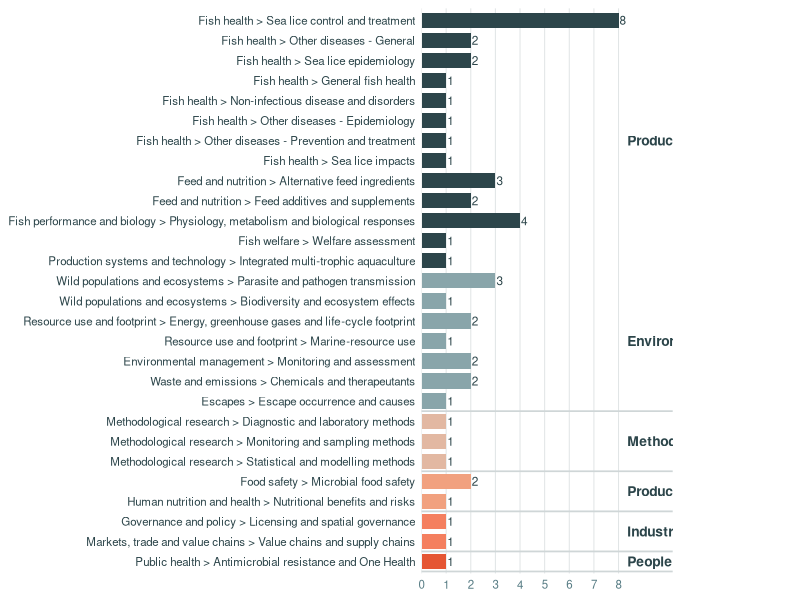
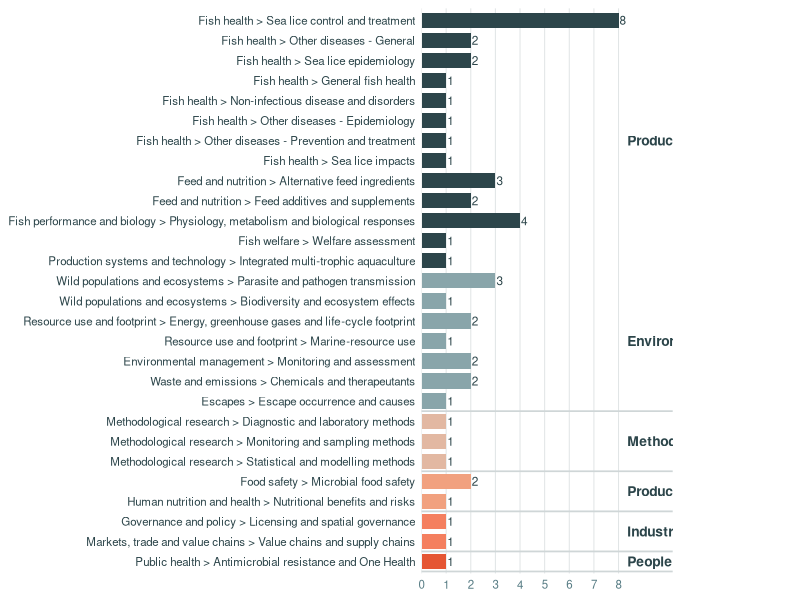

Here is the R script that generated these plots, in order:
#!/usr/bin/env Rscript

# Workflow 09 manuscript comparison figure: systematic-review topic coverage.
#
# These counts are the fixed secondary-research data supplied in the manuscript
# draft (37 systematic reviews). This figure is deliberately rendered without
# the former internal title/subtitle or bottom axis/caption text so that the
# manuscript caption provides the surrounding explanation.

required <- c("dplyr", "ggplot2", "readr", "scales", "here")
missing <- required[!vapply(required, requireNamespace, logical(1), quietly = TRUE)]
if (length(missing) > 0) stop("Install required packages: ", paste(missing, collapse = ", "))

library(dplyr)
library(ggplot2)
library(readr)
library(scales)
library(here)

out_dir <- here::here("visualisations")
dir.create(out_dir, recursive = TRUE, showWarnings = FALSE)

dat <- tibble::tribble(
  ~theme, ~topic, ~assignments,
  "Production", "Fish health > Sea lice control and treatment", 8L,
  "Production", "Fish health > Other diseases - General", 2L,
  "Production", "Fish health > Sea lice epidemiology", 2L,
  "Production", "Fish health > General fish health", 1L,
  "Production", "Fish health > Non-infectious disease and disorders", 1L,
  "Production", "Fish health > Other diseases - Epidemiology", 1L,
  "Production", "Fish health > Other diseases - Prevention and treatment", 1L,
  "Production", "Fish health > Sea lice impacts", 1L,
  "Production", "Feed and nutrition > Alternative feed ingredients", 3L,
  "Production", "Feed and nutrition > Feed additives and supplements", 2L,
  "Production", "Fish performance and biology > Physiology, metabolism and biological responses", 4L,
  "Production", "Fish welfare > Welfare assessment", 1L,
  "Production", "Production systems and technology > Integrated multi-trophic aquaculture", 1L,

  "Environment", "Wild populations and ecosystems > Parasite and pathogen transmission", 3L,
  "Environment", "Wild populations and ecosystems > Biodiversity and ecosystem effects", 1L,
  "Environment", "Resource use and footprint > Energy, greenhouse gases and life-cycle footprint", 2L,
  "Environment", "Resource use and footprint > Marine-resource use", 1L,
  "Environment", "Environmental management > Monitoring and assessment", 2L,
  "Environment", "Waste and emissions > Chemicals and therapeutants", 2L,
  "Environment", "Escapes > Escape occurrence and causes", 1L,

  "Methods", "Methodological research > Diagnostic and laboratory methods", 1L,
  "Methods", "Methodological research > Monitoring and sampling methods", 1L,
  "Methods", "Methodological research > Statistical and modelling methods", 1L,

  "Product", "Food safety > Microbial food safety", 2L,
  "Product", "Human nutrition and health > Nutritional benefits and risks", 1L,

  "Industry and governance", "Governance and policy > Licensing and spatial governance", 1L,
  "Industry and governance", "Markets, trade and value chains > Value chains and supply chains", 1L,

  "People and society", "Public health > Antimicrobial resistance and One Health", 1L
)

theme_order <- c(
  "Production", "Environment", "Methods",
  "Product", "Industry and governance", "People and society"
)

theme_cols <- c(
  "Production" = "#2c454a",
  "Environment" = "#89a5aa",
  "Methods" = "#e2b8a2",
  "Product" = "#f1a17f",
  "Industry and governance" = "#f47f5f",
  "People and society" = "#e55634"
)

dat <- dat %>%
  mutate(
    theme = factor(theme, levels = theme_order),
    row_id = row_number(),
    topic = factor(topic, levels = rev(topic))
  )

# Theme-centre positions and separators in the final top-to-bottom order.
plot_order <- dat %>% arrange(theme, row_id) %>% mutate(plot_row = rev(seq_len(n())))
theme_pos <- plot_order %>%
  group_by(theme) %>%
  summarise(
    y = mean(plot_row),
    ymin = min(plot_row),
    ymax = max(plot_row),
    .groups = "drop"
  )
separators <- theme_pos$ymin[-1] - 0.5

p <- ggplot(plot_order, aes(x = assignments, y = reorder(topic, plot_row), fill = theme)) +
  geom_col(width = 0.76) +
  geom_text(aes(label = assignments), hjust = -0.15, size = 3.0, colour = "#2c454a") +
  geom_hline(yintercept = separators, colour = "#cfd6d7", linewidth = 0.6) +
  scale_fill_manual(values = theme_cols, guide = "none") +
  scale_x_continuous(
    breaks = 0:8,
    limits = c(0, 10.2),
    expand = expansion(mult = c(0, 0))
  ) +
  labs(x = NULL, y = NULL) +
  theme_minimal(base_size = 10) +
  theme(
    panel.grid.major.y = element_blank(),
    panel.grid.minor = element_blank(),
    panel.grid.major.x = element_line(colour = "#e1e5e6", linewidth = 0.35),
    axis.text.y = element_text(colour = "#2c454a", size = 8.3),
    axis.text.x = element_text(colour = "#577c84", size = 8.3),
    plot.margin = margin(6, 92, 6, 6),
    plot.background = element_rect(fill = "white", colour = NA),
    panel.background = element_rect(fill = "white", colour = NA)
  )

# Add theme labels to the right without an internal title/caption.
for (i in seq_len(nrow(theme_pos))) {
  p <- p + annotate(
    "text",
    x = 8.35,
    y = theme_pos$y[[i]],
    label = as.character(theme_pos$theme[[i]]),
    hjust = 0,
    fontface = "bold",
    size = 3.5,
    colour = "#2c454a"
  )
}

ggsave(
  file.path(out_dir, "figure_08_umbrella_review.pdf"),
  p, width = 210, height = 155, units = "mm", device = cairo_pdf
)
ggsave(
  file.path(out_dir, "figure_08_umbrella_review.png"),
  p, width = 210, height = 155, units = "mm", dpi = 600
)

write_csv(dat %>% mutate(theme = as.character(theme), topic = as.character(topic)),
          file.path(out_dir, "figure_08_umbrella_review_data.csv"))

message("Umbrella-review comparison figure written to: ", out_dir)
